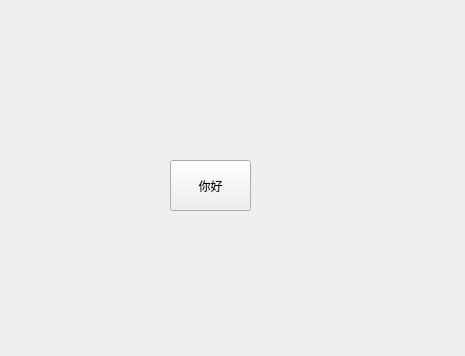
<?xml version="1.0" encoding="UTF-8"?>
<ui version="4.0">
 <class>Hello</class>
 <widget class="QWidget" name="Hello">
  <property name="geometry">
   <rect>
    <x>0</x>
    <y>0</y>
    <width>465</width>
    <height>356</height>
   </rect>
  </property>
  <property name="windowTitle">
   <string>Hello</string>
  </property>
  <widget class="QPushButton" name="pushButton">
   <property name="geometry">
    <rect>
     <x>170</x>
     <y>160</y>
     <width>81</width>
     <height>51</height>
    </rect>
   </property>
   <property name="text">
    <string>你好</string>
   </property>
  </widget>
 </widget>
 <resources/>
 <connections/>
</ui>
